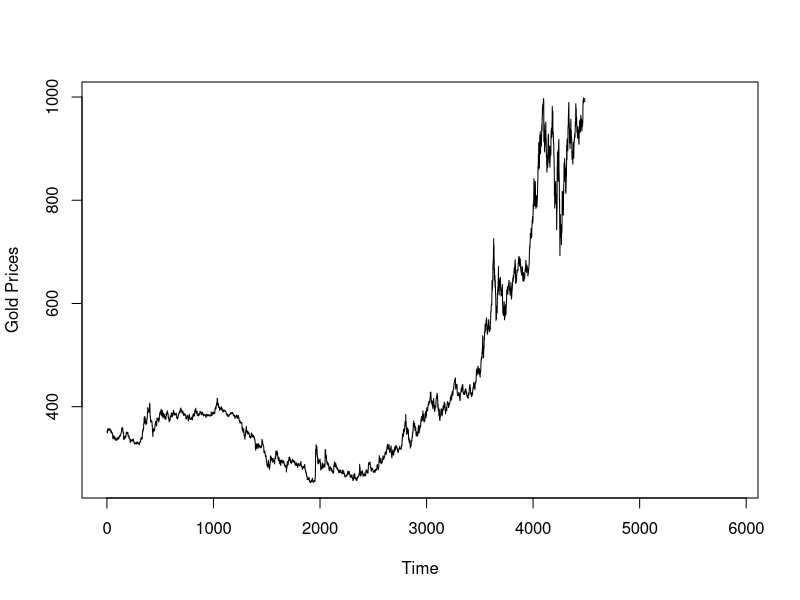
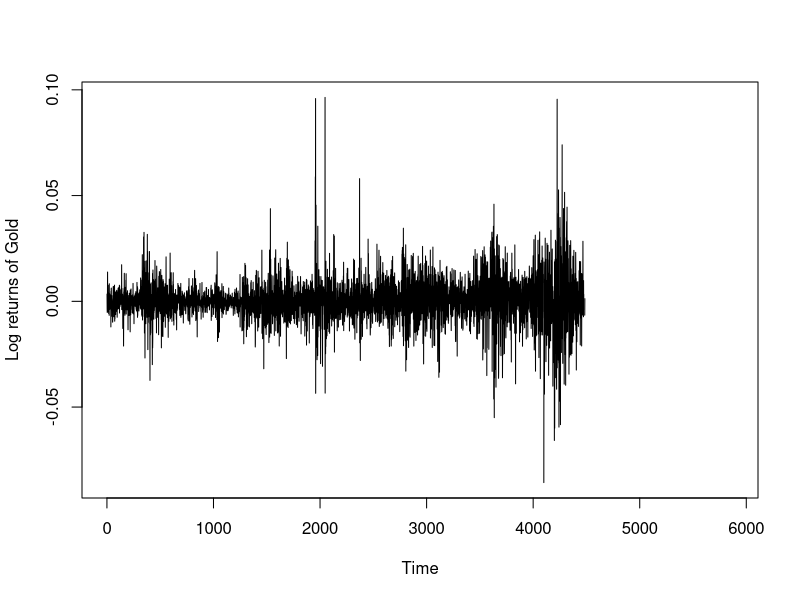
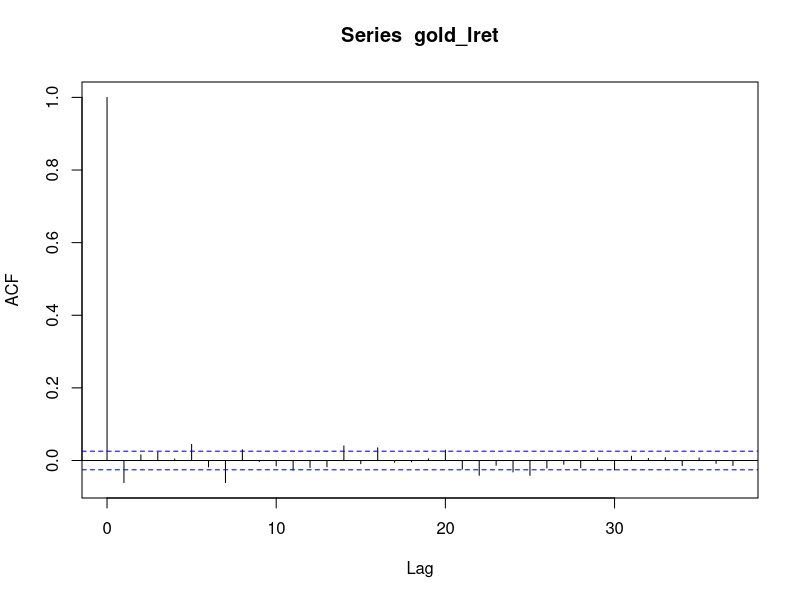
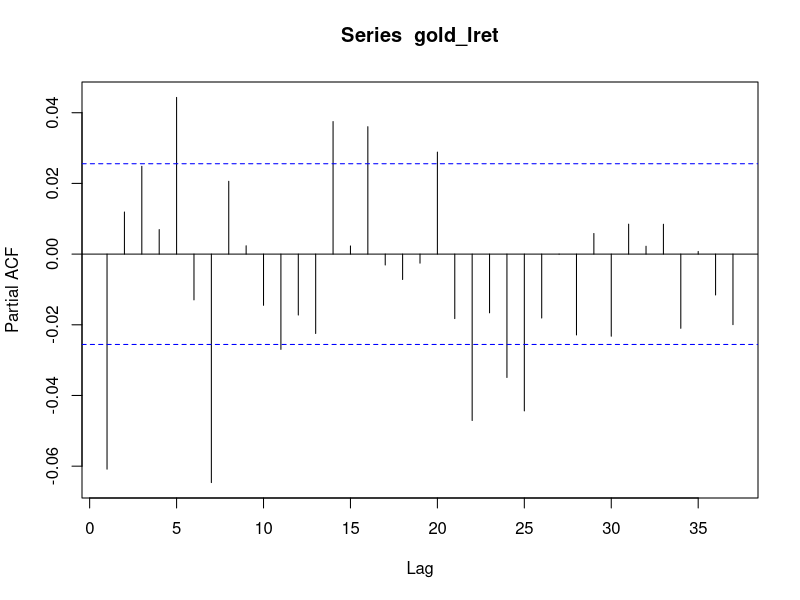
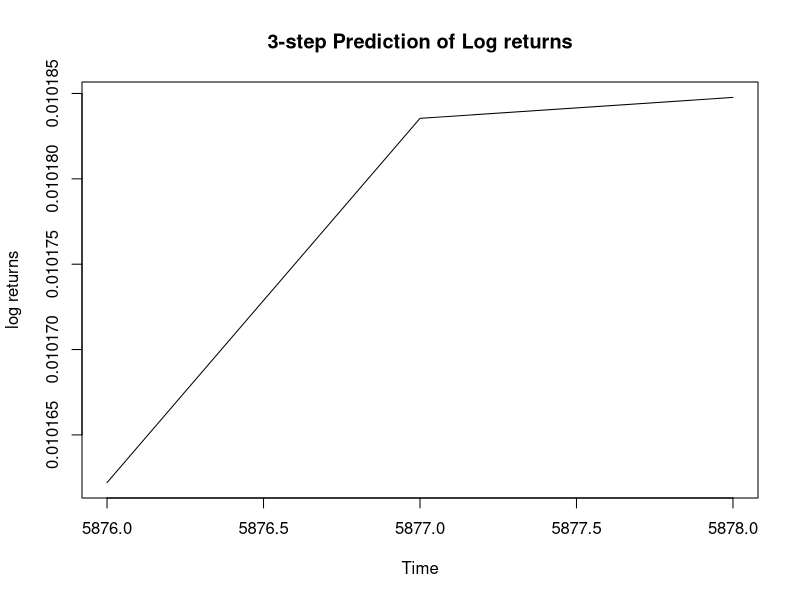
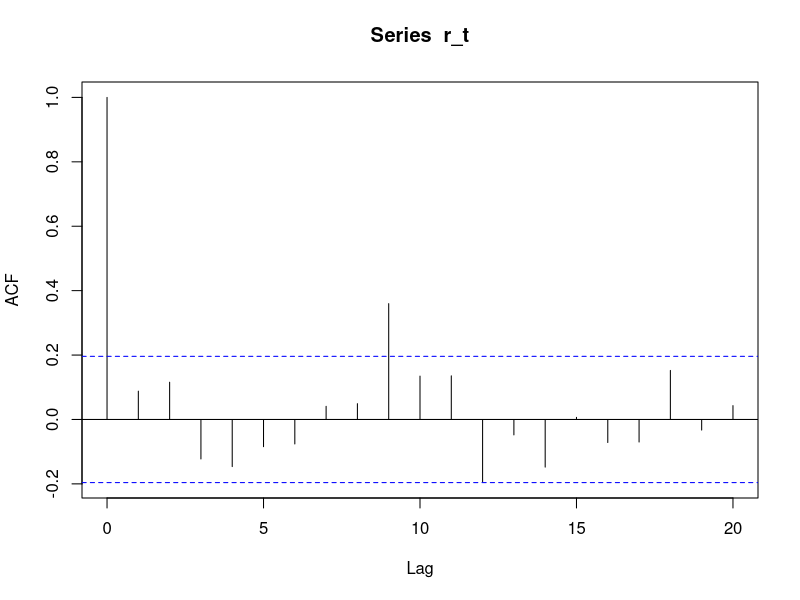
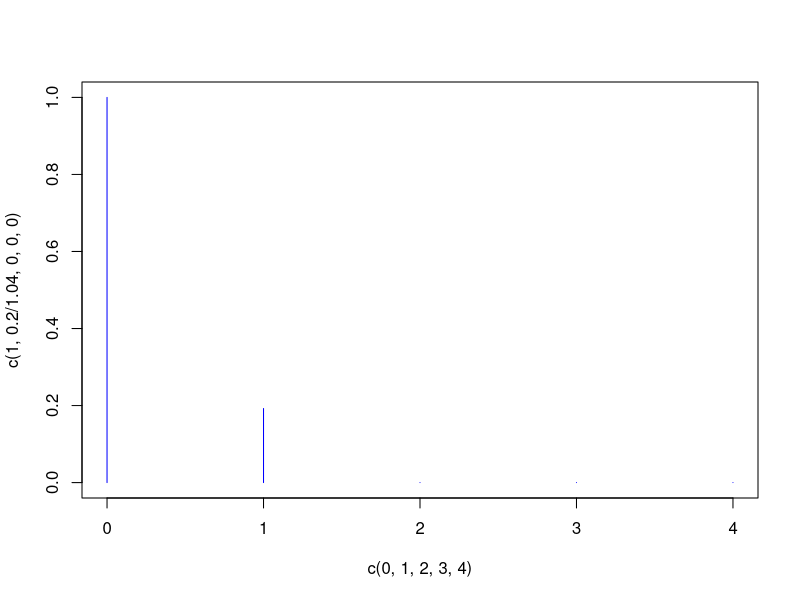

The R source for these figures, in order: (Note: this script raises an error after producing the figures.)
##################
# Question1
##################

gold = read.csv("Data_gold.txt", header = FALSE)
gold = gold[,"V2"];

#1a
gold_ts = ts(gold)
plot.ts(gold_ts, ylab="Gold Prices")

#1b
gold_lret = log(gold[-1]) - log(gold[-length(gold)])
gold_lret_ts = ts(gold_lret)
plot.ts(gold_lret_ts, ylab="Log returns of Gold")

#1c
acf(gold_lret, na.action = na.pass)
pacf(gold_lret, na.action = na.pass)

#1d
ar_gold_lret = ar(unlist(gold_lret), aic = TRUE, na.action = na.exclude)

#1e
pred1 = predict(ar_gold_lret, newdata = unlist(gold_lret), n.ahead = 1)
pred3 = predict(ar_gold_lret, newdata = unlist(gold_lret), n.ahead = 3)
plot(pred3$se, ylab = "log returns", main = "3-step Prediction of Log returns");

##############
# Question 2
##############

#2a
a_t = rnorm(n = 101, mean = 0, sd = sqrt(0.025))
r_t = a_t[-1] + 0.2*a_t[-101];

#2b
acf(r_t)

#2c
plot(x = c(0,1,2,3,4), y=c(1,0.2/1.04, 0, 0, 0), type="h", col = "blue")

###################
# Question 3
###################

#3a
deciles = read.table("deciles08.txt")
acf(deciles[,"V3"], main = "decile 2 ACF")
acf(deciles[,"V5"], main = "decile 10 ACF")

#3b
deciles2_arma = arima(deciles[,"V3"], order = c(1,1,1))

#3c
arma_forecast = forecast(deciles2_arma)
plot(arma_forecast$mean, ylab = "Forecasted values")

